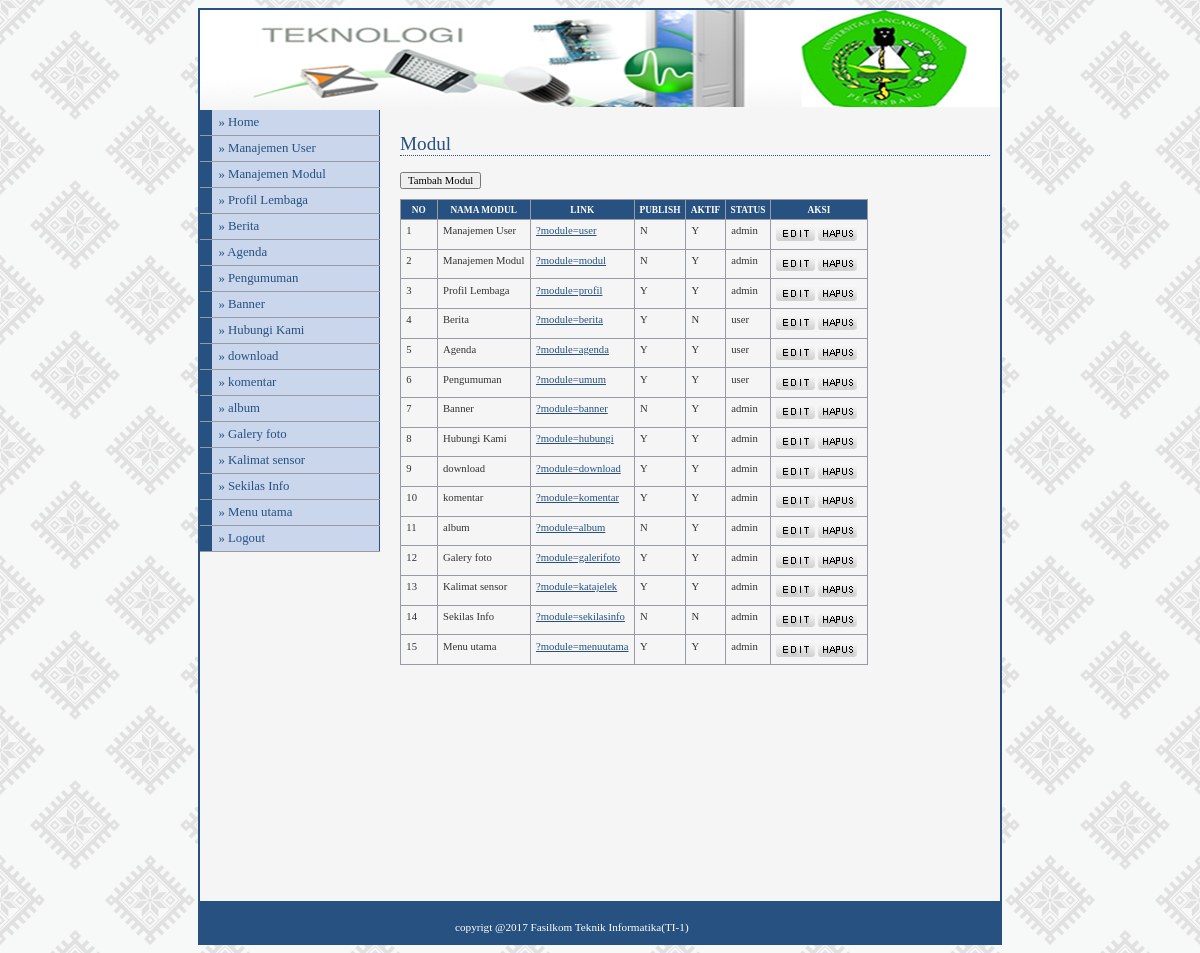
Screenshot of /admin/media.php?module=modul (signed in) with the database file from the repository.
### tables this page shows
CREATE TABLE IF NOT EXISTS `modul` (
`id_modul` int(5) NOT NULL,
  `nama_modul` varchar(50) NOT NULL,
  `link` varchar(50) NOT NULL,
  `publish` enum('Y','N') NOT NULL,
  `status` enum('user','admin') NOT NULL,
  `urutan` int(5) NOT NULL,
  `aktif` enum('Y','N') NOT NULL
);

### admin/modul/mod_modul/modul.php (the view, shortened to what this page needs)
<?php
 if (empty($_SESSION['username']) AND empty($_SESSION['passuser'])){
  echo "<link href='style.css' rel='stylesheet' type='text/css'>
 <center>Untuk mengakses modul, Anda harus login <br>";
  echo "<a href=../../index.php><b>LOGIN</b></a></center>";
}
else{
$aksi="modul/mod_modul/aksi_modul.php";
switch(@$_GET['act']){
  default:
    echo "<h2>Modul</h2>
<input type=button value='Tambah Modul' onclick=\"window.location.href='?module=modul&act=tambahmodul';\"><br />
          <table class='list'><thead>
          <tr>
          <th>no</th>
          <th>nama modul</th>
          <th>link</th>
          <th>publish</th>
          <th>aktif</th>
          <th>status</th>
          <th><center>aksi</center></th>
          </tr></thead><tbody>";
    $tampil=mysql_query("SELECT * FROM modul ORDER BY urutan");
    while ($r=mysql_fetch_array($tampil)){
      echo "
			<tr><td class='left' width='25'>$r[urutan]</td>
            <td class='left'>$r[nama_modul]</td>
            <td class='left'><a href=$r[link]>$r[link]</a></td>
            <td class='center'>$r[publish]</td>
            <td class='center'>$r[aktif]</td>
            <td class='center'>$r[status]</td>
            <td class='center' width='85'><a href=?module=modul&act=editmodul&id=$r[id_modul]><img src='images/edit.png' border='0' title='edit' /></a>
	              <a href=$aksi?module=modul&act=hapus&id=$r[id_modul]><img src='images/del.png' border='0' title='hapus' /></a>
            </td></tr><tbody>";
    }
    echo "</table>";
    break;
}
}
?>

### admin/media.php (shortened to what this page needs)
<?php
if (empty($_SESSION['namauser']) AND
empty($_SESSION['password'])){
echo "<center>Untuk mengakses modul, Anda harus login <br>";
echo "<a href=index.php><b>LOGIN</b></a></center>";
}
else{
?>
<html>
<head>
<link href="adminstyle1.css"
rel="stylesheet" type="text/css" />
</head>
<body style=background:url("as.png") repeat fixed #000}>
<div id="header">
<div id="ade" style="background:whitesmoke;width:800px;margin-left:0px;margin-top:27px;">
<div id="content1" style="height:100%;">
<?php include "content_modul.php";?>
</div>
<div id="menu">
<ul>
<li><a href=media.php?module=home>&#187; Home</a></li>
<?php include "menu.php"; ?>
<li><a href=logout.php>&#187; Logout</a></li>
</ul>
<p>&nbsp;</p>
</div>
<div id="footer">
copyrigt @2017 Fasilkom Teknik Informatika(TI-1)
</div>
</div>
</body>
</html>
<?php
}
?>

### admin/content_modul.php (shortened to what this page needs)
<?php
if ($_GET['module']=='home'){
echo "<h2>Selamat Datang</h2>
<p>Hai <b>$_SESSION[namauser]</b>,
silahkan klik menu pilihan yang berada
di sebelah kiri untuk mengelola content website. Ada beberapa Menu yang bisa anda akses, Semoga dengan website yang saya buat dapat
membantu Anda.</p><br><br>
<p>Terimakasih Atas kunjungan anda.. Jangan lupa kujungi : <a href :http://ademultimediaa.blogspot.com> http://ademultimediaa.blogspot.com</a></p>
<p align=right>Login Hari ini: ";
include "tgl_indo2.php";
}
elseif ($_GET['module']=='user'){
	include"modul/mod_user/user.php";
}
elseif ($_GET['module']=='modul'){
	include"modul/mod_modul/modul.php";
}
elseif ($_GET['module']=='berita'){
    include "modul/mod_berita/berita.php";
}
elseif ($_GET['module']=='banner'){
    include "modul/mod_banner/banner.php";
}
elseif ($_GET['module']=='agenda'){
    include "modul/mod_agenda/agenda.php";
}
elseif ($_GET['module']=='hubungi'){
    include "modul/mod_hubungi/hubungi.php";
}
elseif ($_GET['module']=='umum'){
    include "modul/mod_umum/pengumuman.php";
}
elseif ($_GET['module']=='download'){
  if ($_SESSION['level']=='admin'){
    include "modul/mod_download/download.php";
  }
}
elseif ($_GET['module']=='album'){
  if ($_SESSION['level']=='admin'){
    include "modul/mod_album/album.php";
  }
}
elseif ($_GET['module']=='galerifoto'){
  if ($_SESSION['level']=='admin'){
    include "modul/mod_galerifoto/galerifoto.php";
  }
}
elseif ($_GET['module']=='katajelek'){
  if ($_SESSION['level']=='admin'){
    include "modul/mod_katajelek/katajelek.php";
  }
}
elseif ($_GET['module']=='sekilasinfo'){
  if ($_SESSION['level']=='admin'){
    include "modul/mod_sekilasinfo/sekilasinfo.php";
  }
}
elseif ($_GET['module']=='komentar'){
  if ($_SESSION['level']=='admin'){
    include "modul/mod_komentar/komentar.php";
  }
}
elseif ($_GET['module']=='menuutama'){
  if ($_SESSION['level']=='admin'){
    include "modul/mod_menuutama/menuutama.php";
  }
}
elseif ($_GET['module']=='sekilasinfo'){
  if ($_SESSION['level']=='admin'){
    include "modul/mod_sekilasinfo/sekilasinfo.php";
  }
}
else{
  echo "<p><b>MODUL BELUM ADA ATAU BELUM LENGKAP</b></p>";
}
?>

### admin/menu.php (shortened to what this page needs)
<?php
if ($_SESSION['level']=='admin'){
$sql=mysql_query("SELECT * FROM modul ORDER BY urutan");
}
else{
$sql=mysql_query("SELECT * FROM modul
WHERE status='user' ORDER BY urutan");
}
while ($data=mysql_fetch_array($sql)){
echo "<li><a href='$data[link]'>
&#187; $data[nama_modul]</a></li>";
}
?>

### admin/adminstyle1.css (style rules this page uses)
body { font-family : Tahoma; text-align : center; }
#header { position : relative; background-image : url(../admin/images/header.png); background-repeat : no-repeat; margin-right : auto; margin-left : auto; width : 800px; border : 2px solid #265180; padding-top : 70px; text-align : left; }
#content1 { margin-left:200px; padding : 10px 10px 0 0; }
#menu { position : absolute; top : 90px; left : 0; width : 180px; }
#menu ul { list-style : none; margin-top:10px; padding : 0; border : none; }
#menu li { Width : 180px; border-bottom : 1px solid #969BA5; margin : 0; padding : 0; font-size : 80%; vertical-align : bottom; }
#menu a:link, #menu a:visited { Display : block; padding : 5px 5px 5px 0.5em; border-left : 12px solid #265180; border-right : 1px solid #265180; background-color : #CAD6EC; color : #265180; text-decoration : none; }
a:link,a:visited { color : #265180; }
h2 { font : normal 120% Georgia; color : #265180; background-color : transparent; border-bottom : 1px dotted #265180; }
table { font-family : Tahoma; font-size : 8pt; border-width : 1px; border-style : solid; border-color : #999999; border-collapse : collapse; margin : 10px 0px; }
th { color : #FFFFFF; font-size : 7pt; text-transform : uppercase; text-align : center; padding : 0.5em; border-width : 1px; border-style : solid; border-color : #969BA5; border-collapse : collapse; background-color : #265180; }
td { padding : 0.5em; color : #333333; vertical-align : top; border-width : 1px; border-style : solid; border-color : #969BA5; border-collapse : collapse; }
input,textarea,select { font-family : Tahoma; font-size : 8pt; }
#footer { padding : 20px 0 10px 255px; font-size : 70%; color : #FFFFFF; background-color : #265180; }

### rows the page displays
modul: urutan "1", nama_modul "Manajemen User", link "?module=user", publish "N", aktif "Y", status "admin"
modul: urutan "2", nama_modul "Manajemen Modul", link "?module=modul", publish "N", aktif "Y", status "admin"
modul: urutan "3", nama_modul "Profil Lembaga", link "?module=profil", publish "Y", aktif "Y", status "admin"
modul: urutan "4", nama_modul "Berita", link "?module=berita", publish "Y", aktif "N", status "user"
modul: urutan "5", nama_modul "Agenda", link "?module=agenda", publish "Y", aktif "Y", status "user"
modul: urutan "6", nama_modul "Pengumuman", link "?module=umum", publish "Y", aktif "Y", status "user"
modul: urutan "7", nama_modul "Banner", link "?module=banner", publish "N", aktif "Y", status "admin"
modul: urutan "8", nama_modul "Hubungi Kami", link "?module=hubungi", publish "Y", aktif "Y", status "admin"
modul: urutan "9", nama_modul "download", link "?module=download", publish "Y", aktif "Y", status "admin"
modul: urutan "10", nama_modul "komentar", link "?module=komentar", publish "Y", aktif "Y", status "admin"
modul: urutan "11", nama_modul "album", link "?module=album", publish "N", aktif "Y", status "admin"
modul: urutan "12", nama_modul "Galery foto", link "?module=galerifoto", publish "Y", aktif "Y", status "admin"
modul: urutan "13", nama_modul "Kalimat sensor", link "?module=katajelek", publish "Y", aktif "Y", status "admin"
modul: urutan "14", nama_modul "Sekilas Info", link "?module=sekilasinfo", publish "N", aktif "N", status "admin"
modul: urutan "15", nama_modul "Menu utama", link "?module=menuutama", publish "Y", aktif "Y", status "admin"
